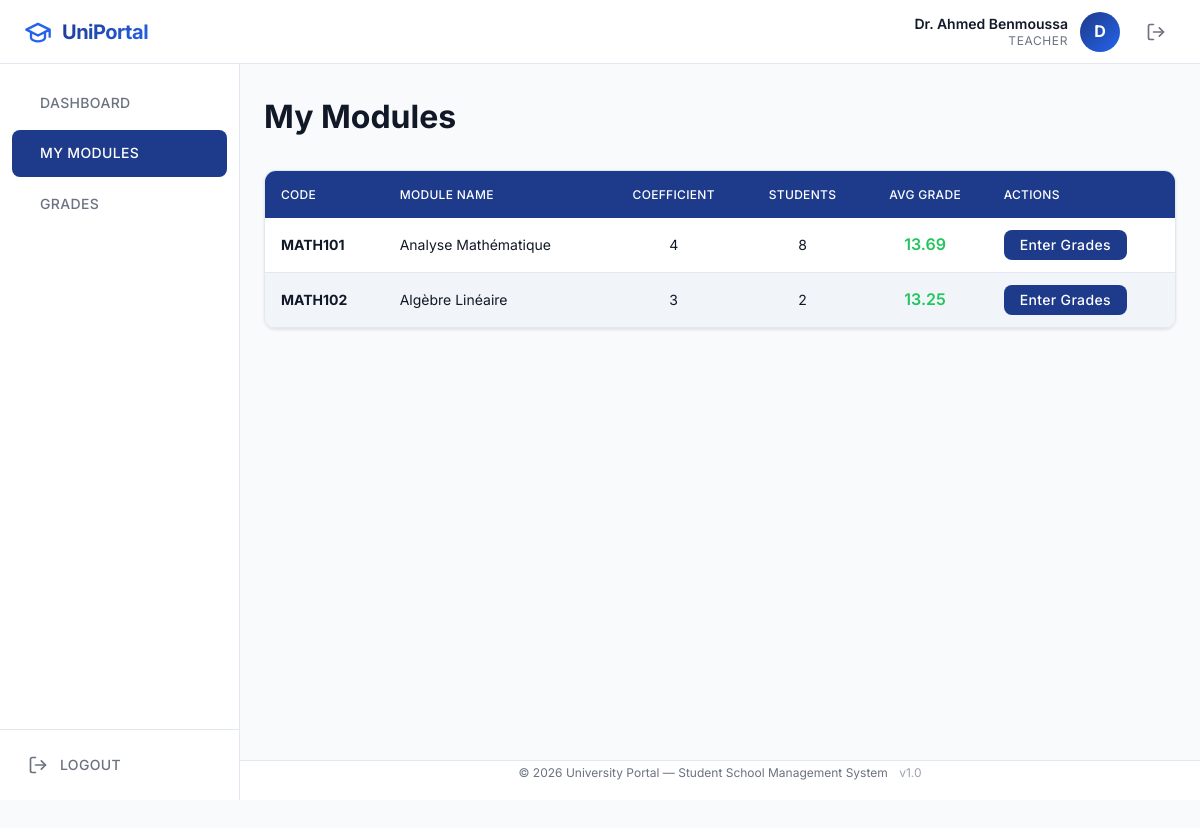
The app's page /teacher/modules.php (signed in) with its own data.
### tables this page shows
CREATE TABLE IF NOT EXISTS modules (
    id          INT AUTO_INCREMENT PRIMARY KEY,
    code        VARCHAR(20)     NOT NULL UNIQUE,
    name        VARCHAR(150)    NOT NULL,
    coefficient INT             NOT NULL DEFAULT 1,
    teacher_id  INT             NULL,
    created_at  TIMESTAMP       DEFAULT CURRENT_TIMESTAMP,
    INDEX idx_module_code (code),
    INDEX idx_module_teacher (teacher_id),
    CONSTRAINT fk_module_teacher
        FOREIGN KEY (teacher_id) REFERENCES teachers(id)
        ON DELETE SET NULL ON UPDATE CASCADE
);

### includes/auth.php (called while the page is built, shortened)
<?php
function basePath(): string
{
    $scriptDir = dirname($_SERVER['SCRIPT_NAME']);
    $docRoot = $_SERVER['DOCUMENT_ROOT'];
    $projectRoot = dirname(__DIR__);
    $base = str_replace(str_replace('\\', '/', $docRoot), '', str_replace('\\', '/', $projectRoot));
    return rtrim($base, '/');
}
function e(string $value): string
{
    return htmlspecialchars($value, ENT_QUOTES, 'UTF-8');
}

### teacher/modules.php (the view, shortened to what this page needs)
<?php
require_once __DIR__ . '/../includes/auth.php';
require_once __DIR__ . '/../config/database.php';
$teacherId = $_SESSION['user_id'];
$stmt = $pdo->prepare("
    SELECT m.*,
           COUNT(DISTINCT g.student_id) AS student_count,
           ROUND(AVG(g.grade), 2) AS avg_grade
    FROM modules m
    LEFT JOIN grades g ON g.module_id = m.id
    WHERE m.teacher_id = ?
    GROUP BY m.id
    ORDER BY m.code
");
$stmt->execute([$teacherId]);
$modules = $stmt->fetchAll();
include __DIR__ . '/../includes/header.php';
include __DIR__ . '/../includes/sidebar.php';
?>
<div class="page-header">
    <h1>My Modules</h1>
</div>
<div class="table-container">
    <table class="responsive-table">
        <thead>
            <tr>
                <th>Code</th>
                <th>Module Name</th>
                <th class="text-center">Coefficient</th>
                <th class="text-center">Students</th>
                <th class="text-center">Avg Grade</th>
                <th>Actions</th>
            </tr>
        </thead>
        <tbody>
            <?php if (empty($modules)): ?>
                <tr><td colspan="6" class="empty-state"><p>No modules assigned to you yet.</p></td></tr>
            <?php else: ?>
                <?php foreach ($modules as $m): ?>
                    <tr>
                        <td data-label="Code"><strong><?php echo e($m['code']); ?></strong></td>
                        <td data-label="Module"><?php echo e($m['name']); ?></td>
                        <td data-label="Coefficient" class="text-center"><?php echo $m['coefficient']; ?></td>
                        <td data-label="Students" class="text-center"><?php echo $m['student_count']; ?></td>
                        <td data-label="Avg Grade" class="text-center">
                            <?php if ($m['avg_grade']): ?>
                                <span class="grade-value <?php echo $m['avg_grade'] >= 10 ? 'grade-pass' : 'grade-fail'; ?>">
                                    <?php echo $m['avg_grade']; ?>
                                </span>
                            <?php else: ?>
                                <span style="color:var(--gray-400)">—</span>
                            <?php endif; ?>
                        </td>
                        <td data-label="Actions">
                            <a href="<?php echo $base; ?>/teacher/grades.php?module_id=<?php echo $m['id']; ?>" class="btn btn-primary btn-sm">
                                Enter Grades
                            </a>
                        </td>
                    </tr>
                <?php endforeach; ?>
            <?php endif; ?>
        </tbody>
    </table>
</div>
<?php include __DIR__ . '/../includes/footer.php'; ?>

### assets/css/style.css (style rules this page uses)
:root { --primary: #1e3a8a; --secondary: #2563eb; --bg: #f8fafc; --text: #111827; --success: #22c55e; --danger: #ef4444; --white: #ffffff; --gray-100: #f1f5f9; --gray-200: #e2e8f0; --gray-400: #9ca3af; --gray-500: #6b7280; --primary-80: rgba(30, 58, 138, 0.8); --header-h: 64px; --sidebar-w: 240px; --footer-h: 40px; --radius: 8px; --radius-lg: 12px; --z-header: 1000; --z-sidebar: 900; --z-modal: 2000; --z-toast: 2500; --shadow-sm: 0 1px 3px rgba(0,0,0,0.1); --shadow-md: 0 4px 12px rgba(0,0,0,0.12); --shadow-lg: 0 10px 30px rgba(0,0,0,0.15); --transition: 0.3s ease; }
*, *::before, *::after { margin: 0; padding: 0; box-sizing: border-box; }
html { font-size: 16px; scroll-behavior: smooth; }
body { font-family: 'Inter', Arial, sans-serif; color: var(--text); background: var(--bg); line-height: 1.6; min-height: 100vh; -webkit-font-smoothing: antialiased; -moz-osx-font-smoothing: grayscale; }
a { color: var(--secondary); text-decoration: none; transition: color var(--transition); }
h1 { font-size: 32px; font-weight: 700; line-height: 1.3; margin-bottom: 16px; }
.page-header { display: flex; align-items: center; justify-content: space-between; flex-wrap: wrap; gap: 16px; margin-bottom: 32px; }
.page-header h1 { margin-bottom: 0; }
.btn { display: inline-flex; align-items: center; justify-content: center; gap: 8px; padding: 12px 24px; border: none; border-radius: var(--radius); font-family: inherit; font-size: 16px; font-weight: 500; letter-spacing: 0.025em; cursor: pointer; transition: all var(--transition); line-height: 1; text-decoration: none; }
.btn-primary { background: var(--primary); color: var(--white); }
.btn-sm { padding: 8px 16px; font-size: 14px; }
.table-container { background: var(--white); border: 1px solid var(--gray-200); border-radius: var(--radius-lg); overflow: hidden; box-shadow: var(--shadow-sm); }
table { width: 100%; border-collapse: collapse; font-size: 14px; }
thead th { background: var(--primary); color: var(--white); font-weight: 500; text-align: left; padding: 14px 16px; white-space: nowrap; letter-spacing: 0.025em; text-transform: uppercase; font-size: 12px; }
tbody td { padding: 12px 16px; border-bottom: 1px solid var(--gray-200); vertical-align: middle; }
tbody tr:nth-child(even) { background: var(--gray-100); }
.text-center { text-align: center; }
.grade-value { font-weight: 600; font-size: 16px; }
.grade-pass { color: var(--success); }

### records on screen
modules: code "MATH101", name "Analyse Mathématique", coefficient "4", student_count "8", avg_grade "13.69"
modules: code "MATH102", name "Algèbre Linéaire", coefficient "3", student_count "2", avg_grade "13.25"

### other values on screen
$userName "Dr. Ahmed Benmoussa"
$userRole "TEACHER"
substr($userName, 0, 1) "D"
$item['label'] "DASHBOARD"
$item['label'] "MY MODULES"
$item['label'] "GRADES"
